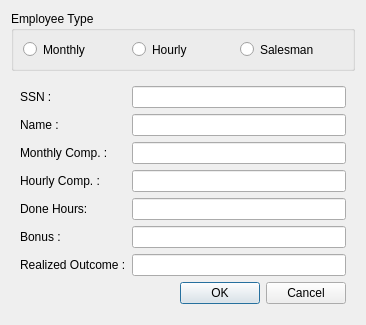
<?xml version="1.0" encoding="UTF-8"?>
<ui version="4.0">
 <class>addEmployeeDialog</class>
 <widget class="QDialog" name="addEmployeeDialog">
  <property name="geometry">
   <rect>
    <x>0</x>
    <y>0</y>
    <width>366</width>
    <height>325</height>
   </rect>
  </property>
  <property name="windowTitle">
   <string>Dialog</string>
  </property>
  <layout class="QGridLayout" name="gridLayout_3">
   <item row="0" column="0">
    <widget class="QGroupBox" name="groupBox">
     <property name="maximumSize">
      <size>
       <width>16777215</width>
       <height>60</height>
      </size>
     </property>
     <property name="title">
      <string>Employee Type</string>
     </property>
     <layout class="QGridLayout" name="gridLayout">
      <item row="0" column="1">
       <widget class="QRadioButton" name="hourlyRadioButton">
        <property name="text">
         <string>Hourly</string>
        </property>
       </widget>
      </item>
      <item row="0" column="0">
       <widget class="QRadioButton" name="monthlyRadioButton">
        <property name="text">
         <string>Monthly</string>
        </property>
       </widget>
      </item>
      <item row="0" column="2">
       <widget class="QRadioButton" name="salesManRadioButton">
        <property name="text">
         <string>Salesman</string>
        </property>
       </widget>
      </item>
     </layout>
    </widget>
   </item>
   <item row="1" column="0">
    <widget class="QWidget" name="widget" native="true">
     <layout class="QGridLayout" name="gridLayout_2">
      <item row="0" column="0">
       <layout class="QHBoxLayout" name="horizontalLayout">
        <item>
         <layout class="QVBoxLayout" name="verticalLayout">
          <item>
           <widget class="QLabel" name="ssnLabel">
            <property name="text">
             <string>SSN :</string>
            </property>
           </widget>
          </item>
          <item>
           <widget class="QLabel" name="nameLabel">
            <property name="text">
             <string>Name :</string>
            </property>
           </widget>
          </item>
          <item>
           <widget class="QLabel" name="monthlyCompLabel">
            <property name="text">
             <string>Monthly Comp. :</string>
            </property>
           </widget>
          </item>
          <item>
           <widget class="QLabel" name="hourlyCompLabel">
            <property name="text">
             <string>Hourly Comp. :</string>
            </property>
           </widget>
          </item>
          <item>
           <widget class="QLabel" name="doneHoursLabel">
            <property name="text">
             <string>Done Hours:</string>
            </property>
           </widget>
          </item>
          <item>
           <widget class="QLabel" name="bonusLabel">
            <property name="text">
             <string>Bonus :</string>
            </property>
           </widget>
          </item>
          <item>
           <widget class="QLabel" name="realizedOutcomeLabel">
            <property name="text">
             <string>Realized Outcome :</string>
            </property>
           </widget>
          </item>
         </layout>
        </item>
        <item>
         <layout class="QVBoxLayout" name="verticalLayout_2">
          <item>
           <widget class="QLineEdit" name="ssnLineEdit"/>
          </item>
          <item>
           <widget class="QLineEdit" name="nameLineEdit"/>
          </item>
          <item>
           <widget class="QLineEdit" name="monthlyCompLineEdit"/>
          </item>
          <item>
           <widget class="QLineEdit" name="hourlyCompLineEdit"/>
          </item>
          <item>
           <widget class="QLineEdit" name="doneHoursLineEdit"/>
          </item>
          <item>
           <widget class="QLineEdit" name="bonusLineEdit"/>
          </item>
          <item>
           <widget class="QLineEdit" name="realizedOutcomeLineEdit"/>
          </item>
         </layout>
        </item>
       </layout>
      </item>
      <item row="1" column="0">
       <layout class="QHBoxLayout" name="horizontalLayout_2">
        <item>
         <spacer name="horizontalSpacer">
          <property name="orientation">
           <enum>Qt::Horizontal</enum>
          </property>
          <property name="sizeHint" stdset="0">
           <size>
            <width>40</width>
            <height>20</height>
           </size>
          </property>
         </spacer>
        </item>
        <item>
         <widget class="QPushButton" name="okPushButton">
          <property name="text">
           <string>OK</string>
          </property>
         </widget>
        </item>
        <item>
         <widget class="QPushButton" name="cancelPushButton">
          <property name="text">
           <string>Cancel</string>
          </property>
         </widget>
        </item>
       </layout>
      </item>
     </layout>
    </widget>
   </item>
  </layout>
 </widget>
 <resources/>
 <connections/>
</ui>
